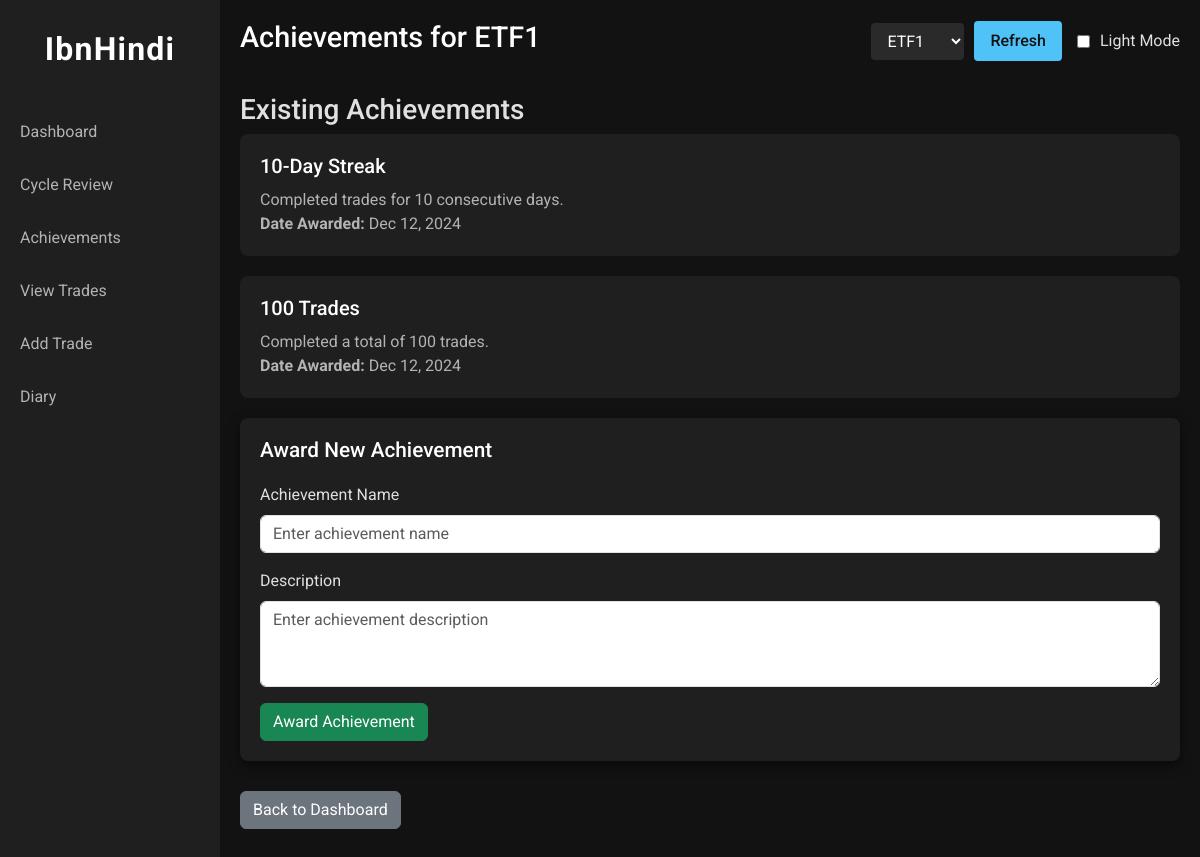
Page /achievements/1 on the committed database.
### app.py (models this page shows)
class Account(db.Model):
    id = db.Column(db.Integer, primary_key=True)
    name = db.Column(db.String(50), unique=True, nullable=False)
    target_ny_amount = db.Column(db.Float, default=360.0, nullable=False)
    target_london_amount = db.Column(db.Float, default=200.0, nullable=False)
    trade_records = db.relationship('TradeRecord', backref='account', lazy=True)
    cycles = db.relationship('Cycle', backref='account', lazy=True)
    achievements = db.relationship('Achievement', backref='account', lazy=True)

class Achievement(db.Model):
    id = db.Column(db.Integer, primary_key=True)
    account_id = db.Column(db.Integer, db.ForeignKey('account.id'), nullable=False)
    name = db.Column(db.String(100), nullable=False)
    description = db.Column(db.Text, nullable=False)
    date_awarded = db.Column(db.Date, nullable=False)

### app.py (the view, shortened to what this page needs)
@app.route("/achievements/<int:account_id>", methods=["GET", "POST"])
def achievements(account_id):
    account = Account.query.get_or_404(account_id)
    achievements = Achievement.query.filter_by(account_id=account.id).all()
    accounts = Account.query.order_by(Account.name).all()
    selected_account = account
    cycle = Cycle.query.filter_by(account_id=account.id).order_by(Cycle.start_date.desc()).first()
    return render_template(
        "achievements.html",
        account=account,
        achievements=achievements,
        accounts=accounts,
        selected_account=selected_account,
        cycle=cycle  # Pass the cycle to the template
    )

### app.py (called while the page is built)
@app.context_processor
def inject_common_variables():
    accounts = Account.query.order_by(Account.name).all()
    selected_account_name = request.args.get("selected_account", accounts[0].name if accounts else None)
    selected_account = Account.query.filter_by(name=selected_account_name).first() if accounts else None
    current_cycle = Cycle.query.filter_by(account_id=selected_account.id).order_by(Cycle.start_date.desc()).first() if selected_account else None
    return dict(accounts=accounts, selected_account=selected_account, account=selected_account, cycle=current_cycle)

### templates/achievements.html (shortened to what this page needs)
<!doctype html>
<html lang="en">
<head>
    <link href="https://cdn.jsdelivr.net/npm/bootstrap@5.3.0/dist/css/bootstrap.min.css" rel="stylesheet">
    <link href="https://cdn.jsdelivr.net/npm/bootstrap-icons@1.10.5/font/bootstrap-icons.css" rel="stylesheet">
</head>
<body>
    <div class="sidebar">
        <h2>IbnHindi</h2>
        <a href="{{ url_for('index') }}">Dashboard</a>
        {% if cycle %}
            <a href="{{ url_for('cycle_review', cycle_id=cycle.id) }}">Cycle Review</a>
        {% else %}
            <a href="#" class="disabled">Cycle Review</a>
        {% endif %}
        <a href="{{ url_for('achievements', account_id=account.id) }}">Achievements</a>
        <a href="{{ url_for('view_trades', account_id=account.id) }}">View Trades</a>
        <a href="{{ url_for('add_trade', account_id=account.id) }}">Add Trade</a>
        <a href="{{ url_for('diary', account_id=account.id) }}">Diary</a>
    </div>
    <div class="main">
        <header>
            <h1>Achievements for {{ account.name }}</h1>
            <div class="account-select">
                <form method="GET" action="{{ url_for('index') }}">
                    <select id="accountSelect" name="selected_account" onchange="this.form.submit()">
                        {% for acct in accounts %}
                            <option value="{{ acct.name }}" {% if selected_account and acct.name == selected_account.name %}selected{% endif %}>{{ acct.name }}</option>
                        {% endfor %}
                    </select>
                </form>
                <button id="refreshBtn" class="btn btn-primary">Refresh</button>
                <div class="theme-toggle">
                    <input type="checkbox" id="themeSwitch">
                    <label for="themeSwitch">Light Mode</label>
                </div>
            </div>
        </header>
        <div class="form-section">
            <h3>Existing Achievements</h3>
            {% if achievements %}
                {% for ach in achievements %}
                    <div class="achievement-card">
                        <h5>{{ ach.name }}</h5>
                        <p>{{ ach.description }}</p>
                        <p><strong>Date Awarded:</strong> {{ ach.date_awarded.strftime('%b %d, %Y') }}</p>
                    </div>
                {% endfor %}
            {% else %}
                <p>No achievements awarded yet.</p>
            {% endif %}
        </div>
        <div class="add-achievement-form">
            <h3>Award New Achievement</h3>
            <form method="POST">
                <div class="mb-3">
                    <label for="achievement_name" class="form-label">Achievement Name</label>
                    <input type="text" class="form-control" id="achievement_name" name="achievement_name" placeholder="Enter achievement name" required>
                </div>
                <div class="mb-3">
                    <label for="achievement_description" class="form-label">Description</label>
                    <textarea class="form-control" id="achievement_description" name="achievement_description" rows="3" placeholder="Enter achievement description" required></textarea>
                </div>
                <button type="submit" class="btn btn-success">Award Achievement</button>
            </form>
        </div>
        <div class="mb-3">
            <a href="{{ url_for('index') }}" class="btn btn-secondary">Back to Dashboard</a>
        </div>
    </div>
</body>
</html>

### templates/achievements.html (style rules this page uses)
body { font-family: 'Roboto', sans-serif; background-color: #121212; color: #e0e0e0; margin: 0; padding: 0; height: 100vh; overflow: hidden; transition: background-color 0.3s, color 0.3s; }
.sidebar { width: 220px; background-color: #1f1f1f; min-height: 100vh; position: fixed; padding-top: 30px; transition: width 0.3s; }
.sidebar h2 { color: #ffffff; text-align: center; margin-bottom: 40px; font-weight: 700; letter-spacing: 1.2px; }
.sidebar a { color: #b3b3b3; text-decoration: none; padding: 12px 20px; display: block; font-size: 1rem; transition: background 0.3s, color 0.3s; border-radius: 4px; margin-bottom: 5px; }
.main { margin-left: 220px; padding: 20px; height: 100vh; overflow-y: auto; background-color: #121212; transition: background-color 0.3s, color 0.3s; }
header { display: flex; justify-content: space-between; align-items: center; margin-bottom: 30px; }
header h1 { color: #ffffff; font-weight: 500; font-size: 1.8rem; }
.account-select { display: flex; align-items: center; }
.account-select select { background-color: #2a2a2a; color: #ffffff; border: none; padding: 8px 12px; border-radius: 4px; margin-right: 10px; font-size: 1rem; transition: background-color 0.3s; }
.account-select button { background-color: #4fc3f7; color: #121212; border: none; border-radius: 4px; padding: 8px 16px; cursor: pointer; font-weight: 500; transition: background-color 0.3s; }
.theme-toggle { display: flex; align-items: center; margin-left: 15px; }
.theme-toggle input { margin-right: 10px; }
.achievement-card { background-color: #1f1f1f; border: none; border-radius: 8px; padding: 20px; margin-bottom: 20px; transition: transform 0.3s, background-color 0.3s, color 0.3s; }
.achievement-card h5 { color: #ffffff; margin-bottom: 10px; }
.achievement-card p { color: #b3b3b3; margin-bottom: 0; }
.add-achievement-form { background-color: #1f1f1f; padding: 20px; border-radius: 8px; box-shadow: 0 4px 12px rgba(0,0,0,0.5); margin-bottom: 30px; transition: transform 0.3s, background-color 0.3s, color 0.3s; }
.add-achievement-form h3 { color: #ffffff; font-weight: 500; margin-bottom: 20px; font-size: 1.3rem; }

### rows in the picture
Account: name "ETF1"
Achievement: name "10-Day Streak", description "Completed trades for 10 consecutive days.", date_awarded "Dec 12, 2024"
Achievement: name "100 Trades", description "Completed a total of 100 trades.", date_awarded "Dec 12, 2024"

### other values in the picture
form field selected_account "ETF1"
